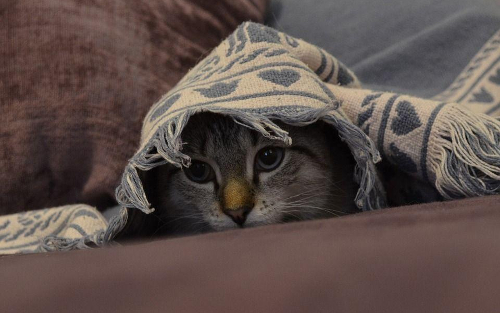
#> input picture cat_02.jpg, 500 x 313 px
$ python vignetting_example.py
#> lines starting #> are read from the running program, lines starting #| are printed output that depends on the picture
#> in example, im is the input picture: PIL image 500x313 RGB; mean R, G, B 92.6, 78.3, 74.1
#!/usr/bin/python

# Example code to demonstrate vignetting. Of course, parameters are different
# to the training/test images provided with the exercise.

import numpy as np
from PIL import Image
import matplotlib.pyplot as plt
import code


def generate_image(I, a0, a1, a2, a3, a4, a5, a6):
    # compute vignetting factor on complete grid
#> called with a0 = 1, a1 = 0, a2 = 0, a3 = 0, a4 = 0, a5 = 0, a6 = 0
    W = I.shape[1]
#> W = 500
    H = I.shape[0]
#> H = 313
    wc = W / 2
#> wc = 250
    hc = H / 2
#> hc = 156.5

    xv, yv = np.meshgrid(np.arange(W) - wc, np.arange(H) - hc)

    r = np.sqrt(xv ** 2 + yv ** 2) / np.sqrt(wc ** 2 + hc ** 2)
    s = a0 + a1 * r + a2 * (r ** 2) + a3 * (r ** 3) + a4 * (r ** 4) + a5 * (r ** 5) + a6 * (r ** 6)  # and so on

    # code.interact( local=locals() )
    J = np.zeros(I.shape, np.float32)
    J[:, :, 0] = s * I[:, :, 0]
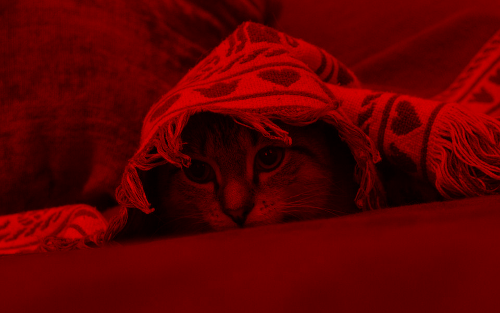
#> J: shape (313, 500, 3) float32; mean R, G, B 92.6, 0, 0
    J[:, :, 1] = s * I[:, :, 1]
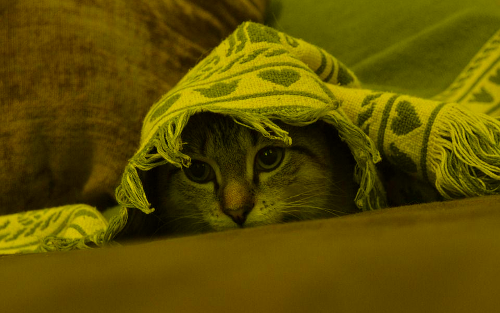
#> J: shape (313, 500, 3) float32; mean R, G, B 92.6, 78.3, 0
    J[:, :, 2] = s * I[:, :, 2]

    return J


def plot_image(img, a0, a1, a2, a3, a4, a5, a6):

    # BEGIN MAIN PROGRAM
    im = Image.open('cat_01.jpg')
    img = np.array(im)
    img_vignetted = generate_image(img, a0, a1, a2, a3, a4, a5, a6)

    # Show the original image
    plt.subplot(1, 2, 1)
    plt.imshow(img)

    # Show the tinted image
    plt.subplot(1, 2, 2)

    # A slight gotcha with imshow is that it might give strange results
    # if presented with data that is not uint8. To work around this, we
    # explicitly cast the image to uint8 before displaying it.
    plt.imshow(np.uint8(img_vignetted))
    plt.show()


def example():
    # [7 lines of commented-out code are left out]

    a0 = 1.0
    a1 = 0
    a2 = 0
    a3 = 0
    a4 = 0
    a5 = 0
    a6 = 0

    # BEGIN MAIN PROGRAM
    im = Image.open('cat_02.jpg')
    img = np.array(im)
    img_vignetted = generate_image(img, a0, a1, a2, a3, a4, a5, a6)
    #Image.fromarray(np.uint8(img_vignetted), 'RGB').save("teehee2.jpg")

    # Show the original image
    plt.subplot(1, 2, 1)
    plt.imshow(img)

    # Show the tinted image
    plt.subplot(1, 2, 2)

    # A slight gotcha with imshow is that it might give strange results
    # if presented with data that is not uint8. To work around this, we
    # explicitly cast the image to uint8 before displaying it.
    plt.imshow(np.uint8(img_vignetted))
    plt.show()
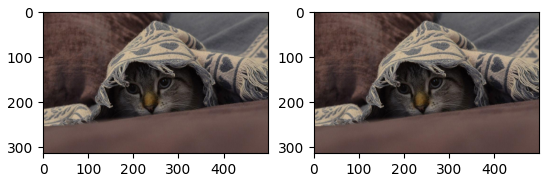
#> figure drawn by matplotlib, 2 panels

example()

$ run again, with cat_03.jpg copied over cat_02.jpg
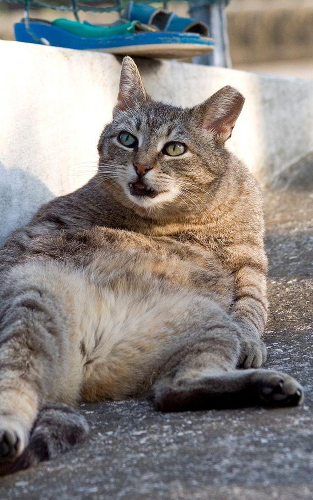
#> input picture cat_03.jpg, 313 x 500 px
#> in example, im is the input picture: PIL image 313x500 RGB; mean R, G, B 138.1, 132.8, 129.3
#> in generate_image, `J[:, :, 1] = s * I[:, :, 1]`:
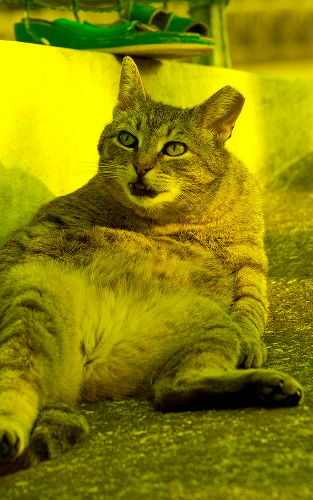
#> J: shape (500, 313, 3) float32; mean R, G, B 138.1, 132.8, 0
#> in example, `plt.show()`:
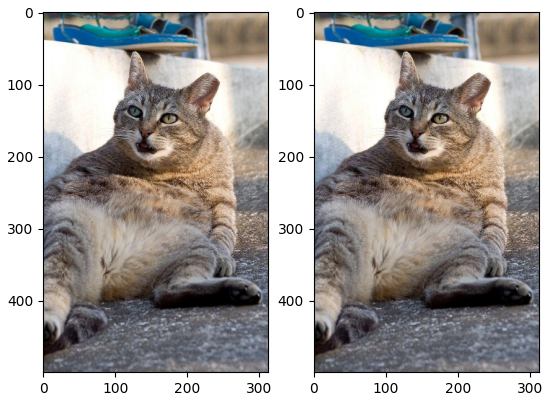
#> figure drawn by matplotlib, 2 panels

$ run again, with cat_02_vignetted.jpg copied over cat_02.jpg
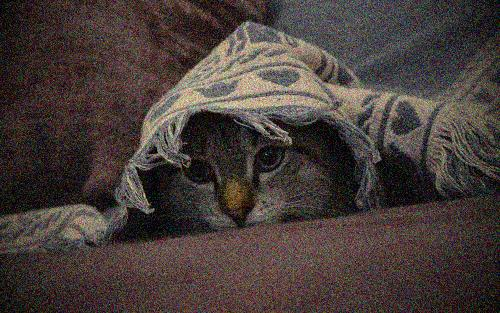
#> input picture cat_02_vignetted.jpg, 500 x 313 px
#> in example, im is the input picture: PIL image 500x313 RGB; mean R, G, B 71.3, 61, 57.8
#> in generate_image, `J[:, :, 1] = s * I[:, :, 1]`:
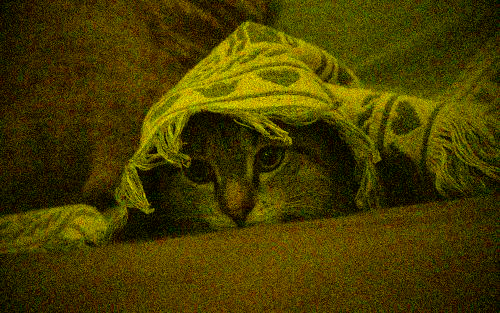
#> J: shape (313, 500, 3) float32; mean R, G, B 71.3, 61, 0
#> in example, `plt.show()`:
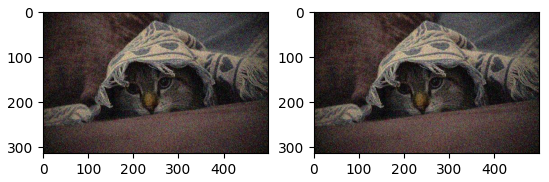
#> figure drawn by matplotlib, 2 panels

$ run again, with cat_03_vignetted.jpg copied over cat_02.jpg
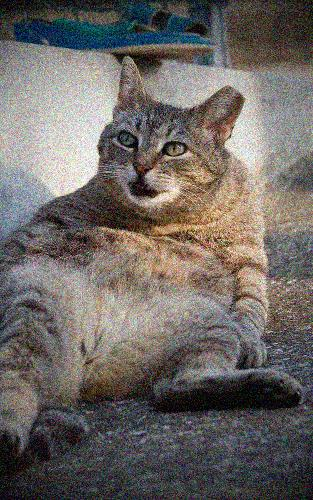
#> input picture cat_03_vignetted.jpg, 313 x 500 px
#> in example, im is the input picture: PIL image 313x500 RGB; mean R, G, B 109.4, 103.8, 100.2
#> in generate_image, `J[:, :, 1] = s * I[:, :, 1]`:
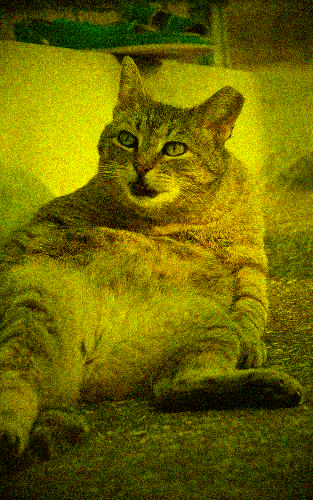
#> J: shape (500, 313, 3) float32; mean R, G, B 109.4, 103.8, 0
#> in example, `plt.show()`:
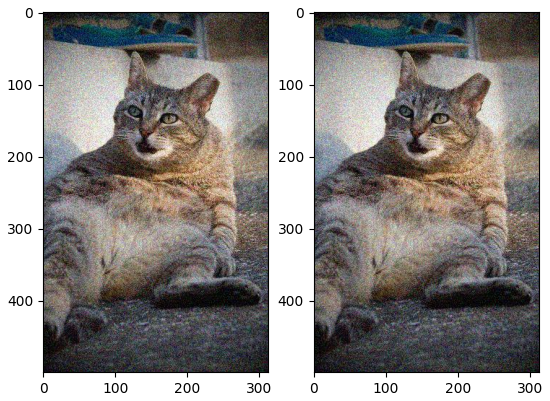
#> figure drawn by matplotlib, 2 panels
